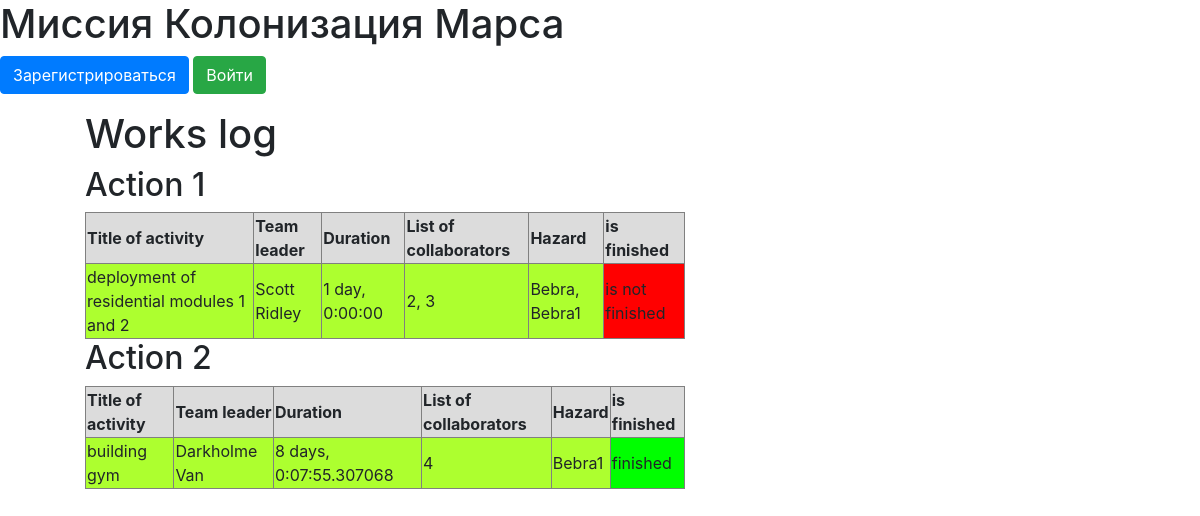
The page / on the database its author committed.
### data/jobs.py (models this page shows)
class Jobs(SqlAlchemyBase, SerializerMixin):
    __tablename__ = 'jobs'
    id = sqlalchemy.Column(sqlalchemy.Integer,
                           primary_key=True, autoincrement=True)
    job = sqlalchemy.Column(sqlalchemy.String, nullable=True)
    work_size = sqlalchemy.Column(sqlalchemy.Integer)
    collaborators = sqlalchemy.Column(sqlalchemy.String)
    start_date = sqlalchemy.Column(sqlalchemy.DateTime)
    end_date = sqlalchemy.Column(sqlalchemy.DateTime)
    is_finished = sqlalchemy.Column(sqlalchemy.Boolean)
    team_leader = sqlalchemy.Column(sqlalchemy.Integer,
                                    sqlalchemy.ForeignKey("users.id"))
    user = orm.relation('User')
    categories = orm.relation("Category",
                              secondary="association",
                              backref="jobs")

### data/category.py (models this page shows)
class Category(SqlAlchemyBase):
    __tablename__ = 'category'
    id = sqlalchemy.Column(sqlalchemy.Integer, primary_key=True,
                           autoincrement=True)
    name = sqlalchemy.Column(sqlalchemy.String, nullable=True)

### main.py (the view)
@app.route("/")
def index():
    db_sess = db_session.create_session()
    param = {"jobs": []}
    for el in db_sess.query(Jobs).all():
        job = {"id": el.id, "job": el.job, "team_leader": db_sess.query(User).filter(
            User.id == el.team_leader).first().surname + ' ' + db_sess.query(User).filter(
            User.id == el.team_leader).first().name, "collaborators": el.collaborators,
               "finished": el.is_finished, "duration": el.end_date - el.start_date,
               "t_l_id": el.team_leader,
               "category": ', '.join(list(map(lambda x: x.name, el.categories)))}
        param["jobs"].append(job)
    return render_template("action.html", **param)

### data/db_session.py (called while the page is built)
def create_session() -> Session:
    global __factory
    return __factory()

### templates/action.html (shortened to what this page needs)
{% extends "base.html" %}
{% block content %}
<ul>
    <h1>Works log</h1>
    {% for action in jobs %}
    <h2>Action {{ action["id"] }}</h2>
    <table>
        <tr>
            <th style="background-color:Gainsboro">Title of activity</th>
            <th style="background-color:Gainsboro">Team leader</th>
            <th style="background-color:Gainsboro">Duration</th>
            <th style="background-color:Gainsboro">List of collaborators</th>
            <th style="background-color:Gainsboro">Hazard</th>
            <th style="background-color:Gainsboro">is finished</th>
        </tr>
        <tr>
            <td style="background-color:GreenYellow">{{ action["job"] }}</td>
            <td style="background-color:GreenYellow">{{ action["team_leader"] }}</td>
            <td style="background-color:GreenYellow">{{ action["duration"] }}</td>
            <td style="background-color:GreenYellow">{{ action["collaborators"] }}</td>
            <td style="background-color:GreenYellow">{{ action["category"] }}</td>
            {% if action["finished"] == True %}
            <td style="background-color:Lime">finished</td>
            {% else %}
            <td style="background-color:Red">is not finished</td>
            {% endif %}
        </tr>
    </table>
    {% endfor %}
</ul>
{% endblock %}

### static/css/style.css (style rules this page uses)
table { border: 1px solid grey; }
th { border: 1px solid grey; }
td { border: 1px solid grey; }
table { width: 100%; }
table { width: 600px; }

### rows shown on the page
Jobs: id "1", job "deployment of residential modules 1 and 2", team_leader "Scott Ridley", duration "1 day, 0:00:00", collaborators "2, 3", category "Bebra, Bebra1", shows "is not finished"
Jobs: job "building gym"
Category: category "Bebra1"

### other values the page prints
{{ action["id"] }} "2"
{{ action["team_leader"] }} "Darkholme Van"
{{ action["duration"] }} "8 days, 0:07:55.307068"
{{ action["collaborators"] }} "4"
